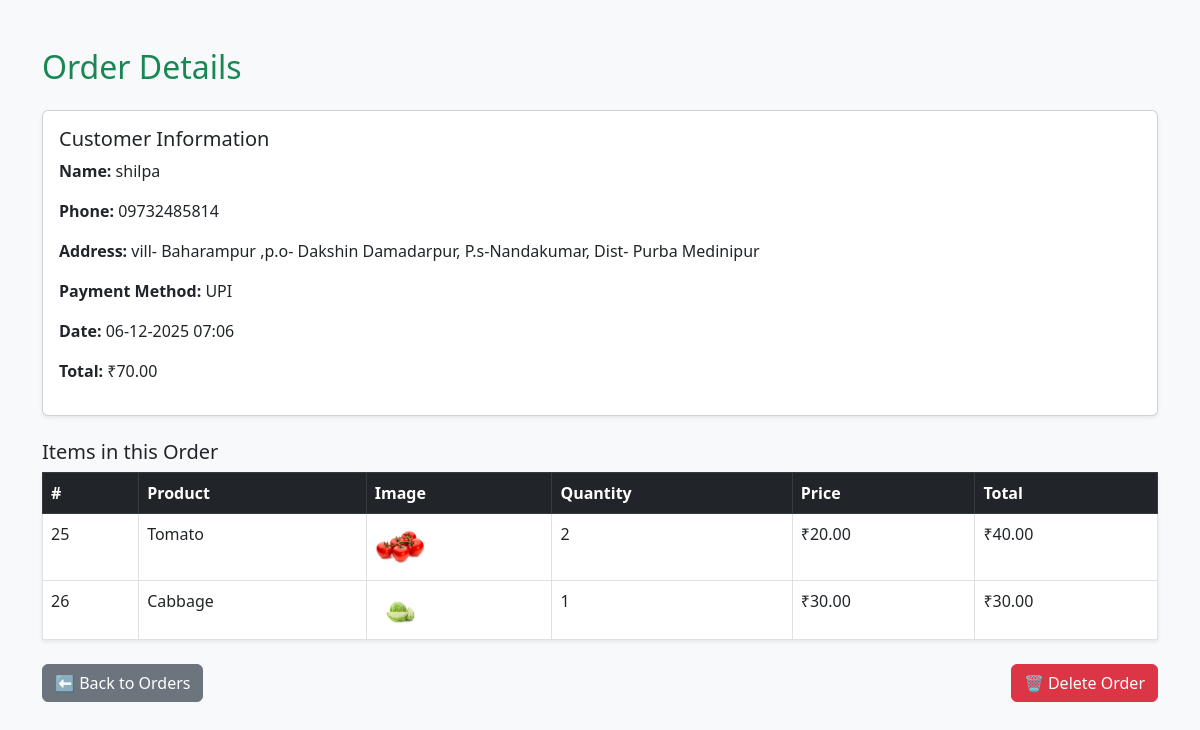
Page /db/order_details.php?id=25 (signed in) on the committed database.
### tables this page shows
CREATE TABLE `orders` (
  `id` int(11) NOT NULL,
  `user_id` int(11) DEFAULT NULL,
  `customer_name` varchar(100) DEFAULT NULL,
  `customer_phone` varchar(20) DEFAULT NULL,
  `customer_address` text DEFAULT NULL,
  `total` decimal(10,2) DEFAULT NULL,
  `payment_method` varchar(50) DEFAULT NULL,
  `created_at` timestamp NOT NULL DEFAULT current_timestamp()
);

CREATE TABLE `order_items` (
  `id` int(11) NOT NULL,
  `order_id` int(11) DEFAULT NULL,
  `product_id` int(11) DEFAULT NULL,
  `quantity` int(11) DEFAULT NULL,
  `price` decimal(10,2) DEFAULT NULL
);

CREATE TABLE `products` (
  `id` int(11) NOT NULL,
  `name` varchar(100) DEFAULT NULL,
  `price` decimal(10,2) DEFAULT NULL,
  `image` varchar(255) DEFAULT NULL,
  `rating` decimal(2,1) DEFAULT 0.0
);

### db/order_details.php (the view, shortened to what this page needs)
<?php
include 'config.php';
$order_id = intval($_GET['id']);
$order_sql = "SELECT * FROM orders WHERE id = $order_id";
$order_result = $conn->query($order_sql);
$order = $order_result->fetch_assoc();
$items_sql = "
    SELECT oi.*, p.name AS product_name, p.image
    FROM order_items oi
    JOIN products p ON oi.product_id = p.id
    WHERE oi.order_id = $order_id
";
$items_result = $conn->query($items_sql);
?>
<!DOCTYPE html>
<html lang="en">
<head>
<link href="https://cdn.jsdelivr.net/npm/bootstrap@5.3.0/dist/css/bootstrap.min.css" rel="stylesheet">
</head>
<body class="bg-light">
<div class="container mt-5">
  <h2 class="mb-4 text-success">Order Details</h2>
  <div class="card mb-4 shadow-sm">
    <div class="card-body">
      <h5>Customer Information</h5>
      <p><strong>Name:</strong> <?= htmlspecialchars($order['customer_name']); ?></p>
      <p><strong>Phone:</strong> <?= htmlspecialchars($order['customer_phone']); ?></p>
      <p><strong>Address:</strong> <?= htmlspecialchars($order['customer_address']); ?></p>
      <p><strong>Payment Method:</strong> <?= htmlspecialchars($order['payment_method']); ?></p>
      <p><strong>Date:</strong> <?= date("d-m-Y H:i", strtotime($order['created_at'])); ?></p>
      <p><strong>Total:</strong> ₹<?= number_format($order['total'], 2); ?></p>
    </div>
  </div>
  <?php if ($items_result && $items_result->num_rows > 0): ?>
  <h5>Items in this Order</h5>
  <table class="table table-bordered shadow-sm">
    <thead class="table-dark">
      <tr>
        <th>#</th>
        <th>Product</th>
        <th>Image</th>
        <th>Quantity</th>
        <th>Price</th>
        <th>Total</th>
      </tr>
    </thead>
    <tbody>
      <?php while($item = $items_result->fetch_assoc()): ?>
        <tr>
          <td><?= $item['id']; ?></td>
          <td><?= htmlspecialchars($item['product_name']); ?></td>
          <td>
            <?php if(!empty($item['image'])): ?>
              <img src="../images/<?= htmlspecialchars($item['image']); ?>"
                   alt="<?= htmlspecialchars($item['product_name']); ?>"
                   width="50" style="cursor:pointer;"
                   data-bs-toggle="modal"
                   data-bs-target="#imageModal<?= $item['id']; ?>">
            <?php else: ?>
              N/A
            <?php endif; ?>
          </td>
          <td><?= htmlspecialchars($item['quantity']); ?></td>
          <td>₹<?= number_format($item['price'], 2); ?></td>
          <td>₹<?= number_format($item['quantity'] * $item['price'], 2); ?></td>
        </tr>
      <?php endwhile; ?>
    </tbody>
  </table>
  <?php else: ?>
    <p class="text-muted">No items found for this order.</p>
  <?php endif; ?>
  <div class="d-flex justify-content-between mt-4">
    <a href="orders.php" class="btn btn-secondary">⬅ Back to Orders</a>
    <form method="post" onsubmit="return confirmDelete()">
      <button type="submit" name="delete_order" class="btn btn-danger">🗑 Delete Order</button>
    </form>
  </div>
</div>
</body>
</html>

### rows in the picture
orders: customer_name "shilpa", customer_phone "09732485814", customer_address "vill- Baharampur ,p.o- Dakshin Damadarpur, P.s-Nandakumar, Dist- Purba Medinipur", payment_method "UPI", created_at "06-12-2025 07:06", total "70.00"
order_items: id "25", product.name "Tomato", product.image (picture), quantity "2", price "20.00", $item['quantity'] * $item['price'] "40.00"
order_items: id "26", product.name "Cabbage", product.image (picture), quantity "1", price "30.00", $item['quantity']*$item['price'] "30.00"
